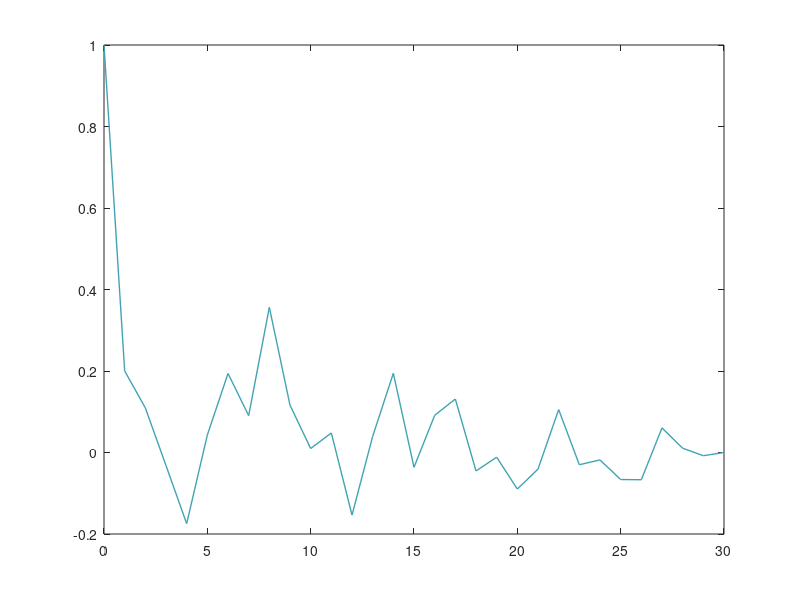

Recreate this plot in MATLAB. (Note: this script raises an error after producing the figure.)
%{
--------------------------------------
TEST DI BIANCHEZZA SUL RUMORE GENERATO
--------------------------------------
Con la seguente funzione Anderson si vuole verificare se il rumore bianco
generato in precedenza sia effettivamente bianco.

Gli argomenti della funzione sono rispettivamente 'WN', 'alpha' e 'tau_max'
%}
function anderson = Anderson(~,~,~)

load('workspace_generazione.mat','WN');

%controllo ingressi della funzione
if nargin < 3
   tau_max = 30;
end

if tau_max >= length(WN)
   tau_max = length(WN)-1;
end

if nargin < 2
  alpha = 0.05;
end

%verifico media e varianza
fprintf('\n');
fprintf('La media di WN e: \n');
fprintf('%f', mean(WN));
fprintf('\n \n');
fprintf('La varianza di WN e: \n');
fprintf('%f', var(WN));
fprintf('\n');

WN = WN(:)'; %trasposto per il calcolo successivo di gamma

%beta si può ottenere tramite il comando 'norminv' che ci permette di avere
%il valore dell'ascissa che assume la distribuzione in corrispondenza del
%valore 'alpha/2'
alpha = 0.05;

%controllo livello di significatività alpha
if alpha <= 0 || alpha >= 1
    error('***Il livello di significatività deve appartenere a (0,1)!***');
    return;
end
beta = abs(norminv(alpha/2));
%beta = sqrt(2) * erfcinv(alpha);

fprintf('\n');
fprintf('Il coefficiente beta è: \n');
fprintf('%f', beta);
fprintf('\n');

%massimo valore del ritardo
M = tau_max;

%Calcolo una stima della covarianza campionaria
%gamma = zeros(tau_max+1,1);

for t=0:M
    gamma(t+1)=WN(1:M-t)*WN(1+t:M)';
end

fprintf('\nGamma vale: \n');
fprintf('%f', gamma);
fprintf('\n');

%Calcolo di una stima della varianza campionaria normalizzata:
%gamma(1) = una stima della varianza di WN
rho = gamma / gamma(1); 

%estremo dell'intervallo di confidenza 
estremo = beta/sqrt(M);
fprintf('\nGli estremi di intervallo di confidenza sono: \n');
fprintf('%f', -estremo);
fprintf(' e ');
fprintf('%f', estremo);
fprintf('\n');

%grafico della stima di covarianza ottenuta
figure('Name','Stima della covarianza campionaria normalizzata')
indice=0:M;
plot(indice,rho,'Color',[0.252 0.638 0.7],'LineWidth',1);
hold on;
sup = yline(estremo,'Color',[0.752 0.438 0.4],'LineWidth',1);
inf = yline(-estremo,'Color',[0.752 0.798 0.2],'LineWidth',1);
hold off;
title('Grafico di una stima di \rho(\tau)');
xlabel('Ritardo \tau');
ylabel('\rho(\tau)');
grid on;

%Calcolo dei valori che cadono al di fuori dell'intervallo dato
out = 0;
if abs(rho) > estremo
out = out + 1;
end 

fprintf('\n');
fprintf('Il numero dei valori che cadono al di fuori è: \n');
fprintf('%d', out);
fprintf('\n');

%verifico se il test è bianco oppure no
if (out/M) < alpha
    anderson = 'Il segnale generato WN è BIANCO';
else 
    anderson = 'Il segnale generato WN NON è BIANCO';
end
end
